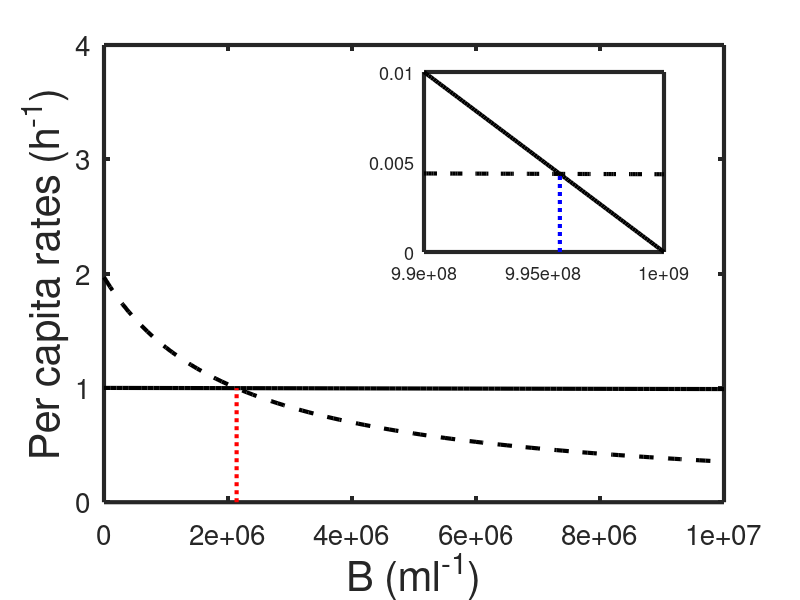
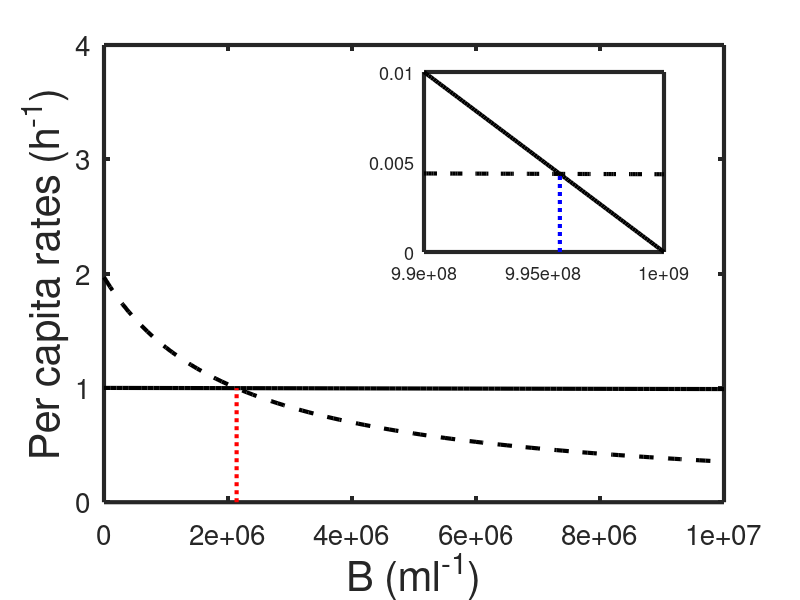

Write MATLAB code to recreate these figures, in order.
%% Plotting the functional forms of the growth and death rates of bacteria
% with max immune response and no phage
%Figure caption: 
%Per capita rates of bacteria growth $G(B)\equiv r(1-B/K_C)$ (solid line) 
%and bacteria death $D(B)\equiv\frac{\epsilon K_I}{1+B/K_D}$ (dashed line) 
%caused by the maximum immune response $K_I$ as functions of bacteria density. 
%The dotted vertical lines mark the positions of $B_I^U$ and $B_I^S$.

    close all;
    clear all;

    % Plot settings
    lwidth=3; lbsize=30; tlbsize=20;
    set(0,'DefaultLineLinewidth',lwidth)
    set(0,'DefaultAxesLinewidth',lwidth)
    set(0,'DefaultAxesFontSize',tlbsize)
    r=1; % Growth rate of bacteria (h^-1)
    KC=1e9; % Carrying capacity of bacteria (ml^-1)
    KD=2.2e6; % Bacteria conc. at which immune response is half as effective (ml^-1)
    eps=8.2e-8; % Killing rate parameter of immune response (ml h^-1)
    KI=2.4e7; % Max capacity of immune response (ml^-1)

    % Calculate equilibrium densities B_I^U and B_I^S as defined in Eq. (4)
    disc=sqrt((KC+KD)^2/4-KC*KD*eps*KI/r);
    BIU=(KC-KD)/2-disc;
    BIS=(KC-KD)/2+disc;
    
    % Rates at equilibrium densities
    rate_BIU=r*(1-BIU/KC);
    rate_BIS=r*(1-BIS/KC);
    
    % Computing data points to be plotted
    % Main figure
    axis_main=[0,1e7,0,4];
    xtick_main=axis_main(1):2e6:axis_main(2); 
    ytick_main=axis_main(3):1:axis_main(4);
    Bvec_main=axis_main(1):(axis_main(2)-axis_main(1))/100:axis_main(2);
    growth_main=r*(1-Bvec_main./KC);
    death_main=eps*KI./(1+Bvec_main./KD);
    % Inset figure
    axis_inset=[9.9e8,KC,0,0.01];
    xtick_inset=axis_inset(1):0.05e8:axis_inset(2); 
    ytick_inset=axis_inset(3):0.005:axis_inset(4);
    Bvec_inset=axis_inset(1):(axis_inset(2)-axis_inset(1))/100:axis_inset(2);
    growth_inset=r*(1-Bvec_inset./KC);
    death_inset=eps*KI./(1+Bvec_inset./KD);
    
    %Plotting the rates
    figure(1);
    plot(Bvec_main,growth_main,'-k')
    hold on
    plot(Bvec_main,death_main,'--k')
    hold on
    line([BIU BIU],[0 rate_BIU],'Color',[1 0 0],'LineStyle',':')
    axis(axis_main);
    set(gca,'Xtick',xtick_main,'Ytick',ytick_main);
    xlabel('B (ml^{-1})','FontSize',lbsize)
    ylabel('Per capita rates (h^{-1})','FontSize',lbsize)
    
    axes('Position',[.53 .58 .3 .3])
    box on
    plot(Bvec_inset,growth_inset,'-k')
    hold on
    plot(Bvec_inset,death_inset,'--k')
    hold on
    line([BIS BIS],[0 rate_BIS],'Color',[0 0 1],'LineStyle',':')
    axis(axis_inset);
    set(gca,'Xtick',xtick_inset,'Ytick',ytick_inset);
    set(gca,'FontSize',13);

    saveas(gcf,'fig2.fig')
    print('fig2.eps','-depsc')